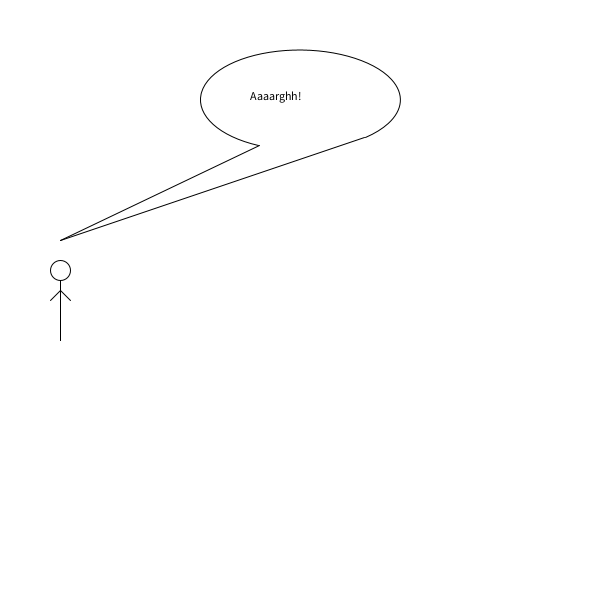
Frame 1 (no input)
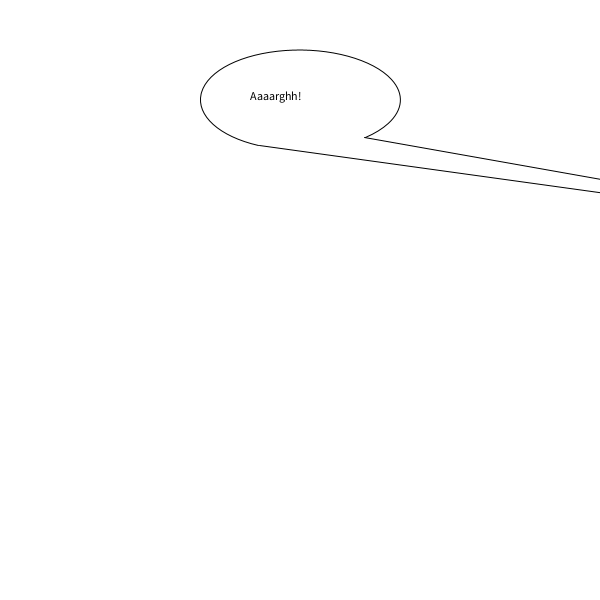
Frame 60 (the mouse pressed at the canvas centre just before this capture)
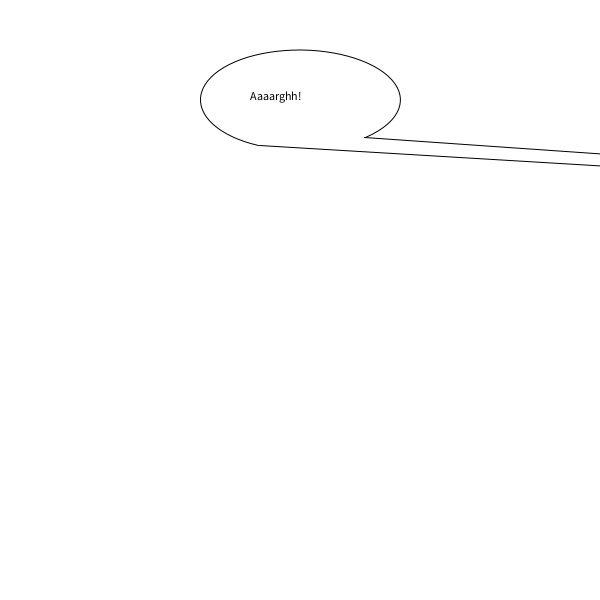
Frame 120 (the mouse held since frame 60 and released just before this capture)

The Processing sketch that drew these frames (run headless with seeded random() and noise(); from frame 60 on, the mouse is pressed at the canvas centre):

// Processing sketch: processing_115003
// ── processing_115003.pde

int venstreFodX = 30;
int venstreFodY= 340;

int hofteX = 45;
int hofteY = 310;

int hojreFodX = 60;
int hojreFodY = 340;

int halsX = hofteX;
int halsY = 280;

int hovedCentrumX = hofteX;
int hovedCentrumY = halsY-10;

int armKropX = hofteX;
int armKropY = halsY+10;

int venstreArmX = hofteX-10;
int venstreArmY = armKropY+10;

int hojreArmX = hofteX+10;
int hojreArmY = venstreArmY;

float rad = radians(10);
float radStop = radians(300);


void setup()
{
  size(600,600);
  frameRate(5);
}

void draw()
{
  background(255);
  arc(300, 100, 200, 100, 2, PI+4, PIE-10);
  //triangle(260,145,363,137,hofteX,230);
  line(259,145,hofteX+15,240);
  line(364,137,hofteX+15,240);
  fill(0);
  text("Aaaarghh!", 250, 100);
  noFill();
  
  hofteX = hofteX+15;
  halsX = halsX+15;
  armKropX = armKropX+15;
  hojreArmX = hojreArmX+15;
  venstreArmX = venstreArmX+15;
  hovedCentrumX = hovedCentrumX+15;
  
  
  if(venstreFodX != hojreFodX)
  {
    venstreFodX = venstreFodX+30;
  }
  else
  {
    hojreFodX = hojreFodX+30;
  }
  
  
 //venstre ben
 line(venstreFodX,venstreFodY,hofteX,hofteY);
 
 //højre ben
 line(hojreFodX,hojreFodY,hofteX,hofteY);
 
 //krop
 line(hofteX,hofteY,halsX,halsY);
 
 //venstre arm
 line(armKropX,armKropY,venstreArmX,venstreArmY);
 
 //Højre arm
 line(armKropX,armKropY,hojreArmX,hojreArmY);
 
 //hoved
 ellipse(hovedCentrumX,hovedCentrumY,20,20);
  
}
